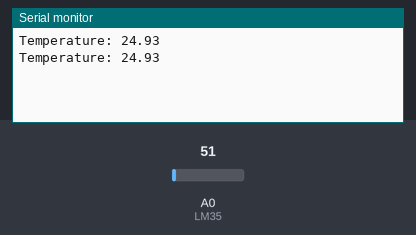
Bench run of a sketch on a simulated Arduino Uno, built with avr-gcc and run on an emulated ATmega328P. On the bench: the last lines printed to the serial monitor. The test bench sets the inputs (shaded band); at power-on: A0 (LM35) = 51.

Above: at 2.8 s.
2.9 s: A0 (LM35) set to 61
At 5.1 s:
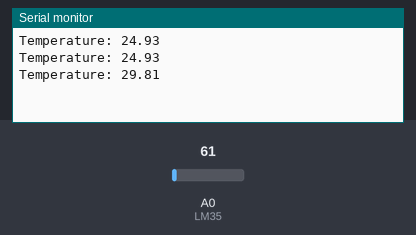
5.6 s: A0 (LM35) set to 71
At 6.6 s:
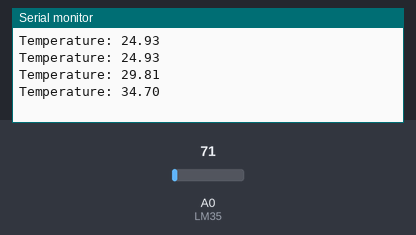
Timing chart, 0 to 8.6 s (numbered marks = the images above; inputs shaded):
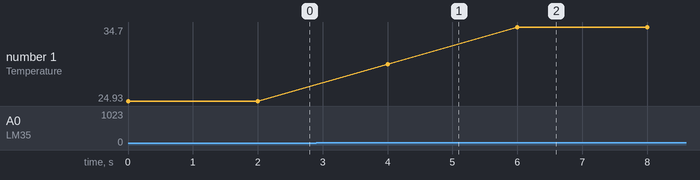

The sketch:

temperatureModule.ino
```cpp
const int LM35 = A0;
float temp;

void setup() {
  Serial.begin(9600);
}

void loop() {
  temp = (float(analogRead(LM35))*5/(1023))/0.01; // Converts into Degrees Celsius
  Serial.print("Temperature: ");
  Serial.println(temp);
  delay(2000);
}
```

Measured:
- after the input at 2.9 s, the serial monitor: prints a new line after 1.1 s (image 1)
- after the input at 5.6 s, the serial monitor: prints a new line after 0.40 s (image 2)
- plotted number 1: 24.93 → 29.81 after the input at 2.9 s, 29.81 → 34.7 after the input at 5.6 s
